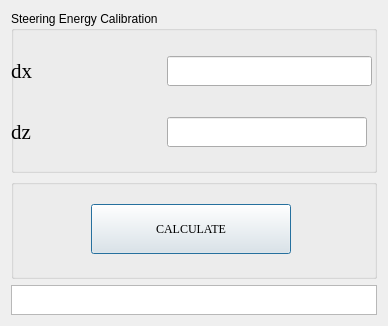
<?xml version="1.0" encoding="UTF-8"?>
<ui version="4.0">
 <class>Dialog</class>
 <widget class="QDialog" name="Dialog">
  <property name="geometry">
   <rect>
    <x>0</x>
    <y>0</y>
    <width>388</width>
    <height>326</height>
   </rect>
  </property>
  <property name="windowTitle">
   <string>Dialog</string>
  </property>
  <layout class="QVBoxLayout" name="verticalLayout">
   <item>
    <widget class="QGroupBox" name="groupBox">
     <property name="title">
      <string>Steering Energy Calibration</string>
     </property>
     <widget class="QWidget" name="gridLayoutWidget">
      <property name="geometry">
       <rect>
        <x>0</x>
        <y>20</y>
        <width>361</width>
        <height>141</height>
       </rect>
      </property>
      <layout class="QGridLayout" name="gridLayout">
       <item row="0" column="0">
        <widget class="QLabel" name="label">
         <property name="font">
          <font>
           <family>Times New Roman</family>
           <pointsize>16</pointsize>
          </font>
         </property>
         <property name="text">
          <string>dx</string>
         </property>
        </widget>
       </item>
       <item row="2" column="0">
        <widget class="QLabel" name="label_2">
         <property name="minimumSize">
          <size>
           <width>150</width>
           <height>0</height>
          </size>
         </property>
         <property name="font">
          <font>
           <family>Times New Roman</family>
           <pointsize>16</pointsize>
          </font>
         </property>
         <property name="text">
          <string>dz</string>
         </property>
        </widget>
       </item>
       <item row="2" column="1">
        <widget class="QLineEdit" name="lineEdit">
         <property name="minimumSize">
          <size>
           <width>30</width>
           <height>30</height>
          </size>
         </property>
         <property name="maximumSize">
          <size>
           <width>200</width>
           <height>16777215</height>
          </size>
         </property>
        </widget>
       </item>
       <item row="0" column="1">
        <widget class="QLineEdit" name="lineEdit_2">
         <property name="minimumSize">
          <size>
           <width>0</width>
           <height>30</height>
          </size>
         </property>
        </widget>
       </item>
      </layout>
     </widget>
    </widget>
   </item>
   <item>
    <widget class="QGroupBox" name="groupBox_2">
     <property name="maximumSize">
      <size>
       <width>16777215</width>
       <height>100</height>
      </size>
     </property>
     <property name="title">
      <string/>
     </property>
     <widget class="QWidget" name="horizontalLayoutWidget">
      <property name="geometry">
       <rect>
        <x>0</x>
        <y>10</y>
        <width>361</width>
        <height>80</height>
       </rect>
      </property>
      <layout class="QHBoxLayout" name="horizontalLayout">
       <item>
        <widget class="QPushButton" name="pushButton">
         <property name="minimumSize">
          <size>
           <width>0</width>
           <height>50</height>
          </size>
         </property>
         <property name="maximumSize">
          <size>
           <width>200</width>
           <height>16777215</height>
          </size>
         </property>
         <property name="font">
          <font>
           <family>Times New Roman</family>
          </font>
         </property>
         <property name="text">
          <string>CALCULATE</string>
         </property>
        </widget>
       </item>
      </layout>
     </widget>
    </widget>
   </item>
   <item>
    <widget class="QTextEdit" name="textEdit">
     <property name="minimumSize">
      <size>
       <width>0</width>
       <height>0</height>
      </size>
     </property>
     <property name="maximumSize">
      <size>
       <width>16777215</width>
       <height>30</height>
      </size>
     </property>
    </widget>
   </item>
  </layout>
 </widget>
 <resources/>
 <connections/>
</ui>
